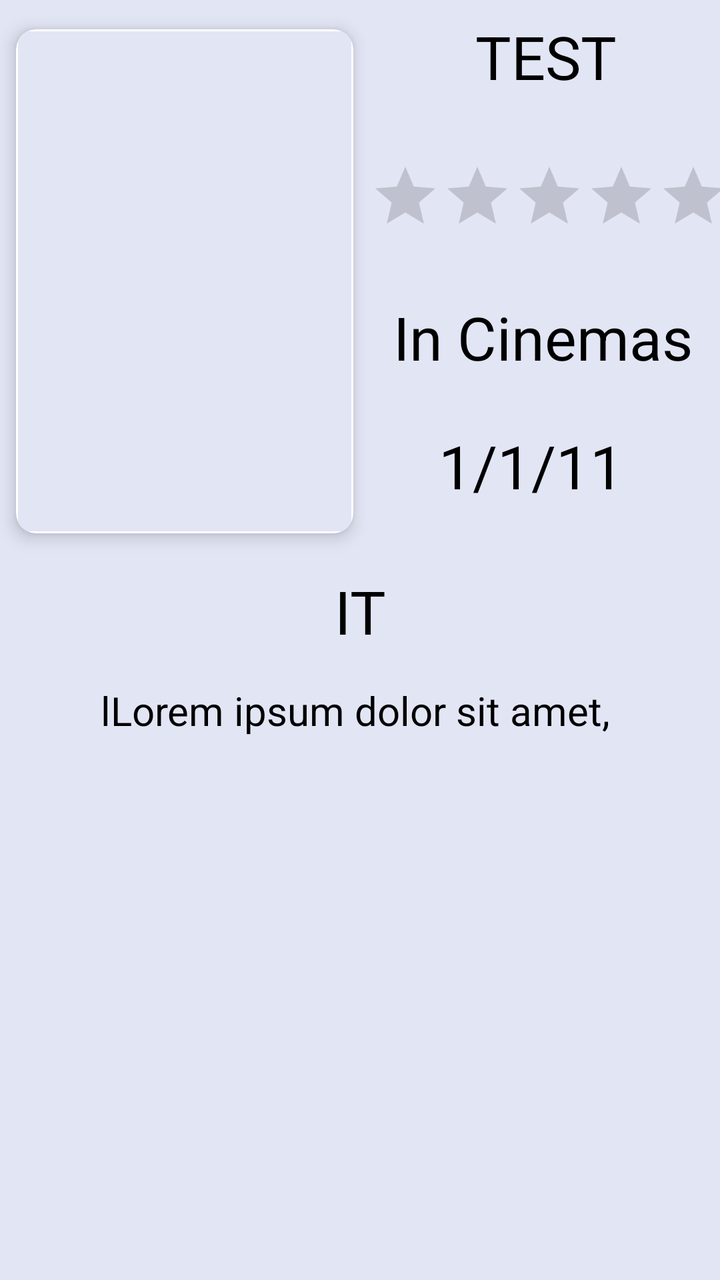
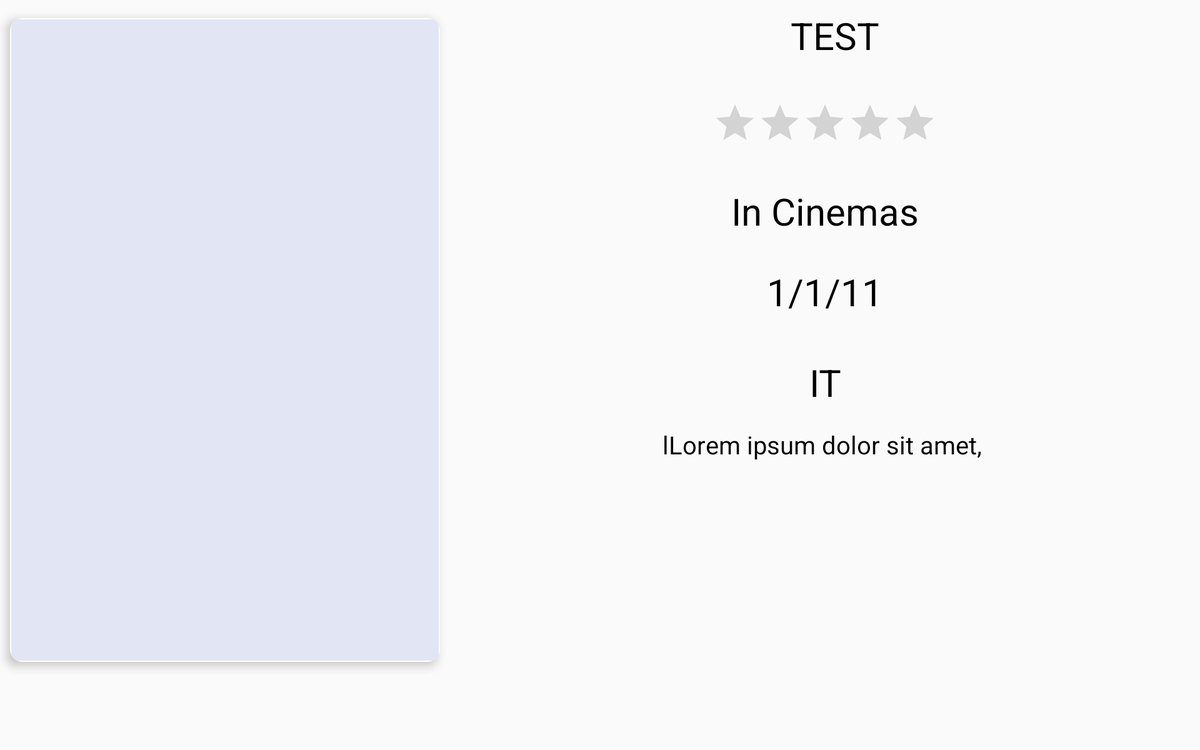

The same Android screen from two of the app's own layout files: first res/layout/ as a phone draws it, then the repository's variant for another configuration, drawn on a device whose configuration selects that folder. Both files follow.
<!-- AndroidManifest.xml: application theme AppTheme -->
<!-- res/layout/movie_click_fragment.xml -->
<?xml version="1.0" encoding="utf-8"?>
<ScrollView
    xmlns:android="http://schemas.android.com/apk/res/android"
    xmlns:app="http://schemas.android.com/apk/res-auto"
    xmlns:tools="http://schemas.android.com/tools"
    android:id="@+id/ScrollViewId"
    android:layout_width="match_parent"
    android:layout_height="match_parent"
    android:background="@color/movieClickBackgroundColor">


    <android.support.constraint.ConstraintLayout
        xmlns:tools="http://schemas.android.com/tools"
        android:layout_width="match_parent"
        android:layout_height="wrap_content">


        <android.support.v7.widget.CardView
            xmlns:android="http://schemas.android.com/apk/res/android"
            xmlns:app="http://schemas.android.com/apk/res-auto"
            android:id="@+id/movie_poster_card"
            android:layout_width="wrap_content"
            android:layout_height="wrap_content"
            android:layout_marginTop="4dp"
            app:cardBackgroundColor="@color/cardview_light_background"
            app:cardCornerRadius="10dp"
            app:cardElevation="5dp"
            app:cardUseCompatPadding="true"
            app:contentPadding="1dp"
            app:layout_constraintStart_toStartOf="parent"
            app:layout_constraintTop_toTopOf="parent">

            <ImageView
                android:id="@+id/poster_thumbnail"
                android:layout_width="wrap_content"
                android:layout_height="wrap_content"
                android:contentDescription="@string/poster_thumbnaill"
                android:scaleType="fitXY"
                app:layout_constraintLeft_toLeftOf="parent"
                app:layout_constraintStart_toStartOf="parent"
                app:layout_constraintTop_toTopOf="parent"
                tools:background="@drawable/ic_launcher_background"/>

            <ProgressBar
                android:id="@+id/homeprogress"
                android:layout_width="166.67dp"
                android:layout_height="250dp"
                android:layout_gravity="center"
                android:background="@color/movieClickBackgroundColor"/>


        </android.support.v7.widget.CardView>


        <TextView
            android:id="@+id/movie_rating"
            style="@style/appMovie"
            android:layout_width="wrap_content"
            android:layout_height="wrap_content"
            android:layout_marginEnd="8dp"
            android:layout_marginLeft="24dp"
            android:layout_marginRight="8dp"
            android:layout_marginStart="24dp"
            android:layout_marginTop="8dp"
            app:layout_constraintEnd_toEndOf="parent"
            app:layout_constraintHorizontal_bias="0.4"
            app:layout_constraintStart_toEndOf="@+id/movie_poster_card"
            app:layout_constraintTop_toTopOf="parent"
            tools:text="TEST"/>

        <RatingBar
            android:id="@+id/ratingBar"
            style="?android:attr/ratingBarStyleIndicator"
            android:layout_width="wrap_content"
            android:layout_height="wrap_content"
            android:layout_marginEnd="8dp"
            android:layout_marginStart="8dp"
            android:layout_marginTop="32dp"
            android:numStars="5"
            android:stepSize="0.1"
            app:layout_constraintEnd_toEndOf="parent"
            app:layout_constraintHorizontal_bias="0.4"
            app:layout_constraintStart_toEndOf="@+id/movie_poster_card"
            app:layout_constraintTop_toBottomOf="@+id/movie_rating"/>

        <TextView
            android:id="@+id/in_cinemas"
            style="@style/appMovie"
            android:layout_width="wrap_content"
            android:layout_height="wrap_content"
            android:layout_marginEnd="8dp"
            android:layout_marginStart="8dp"
            android:layout_marginTop="32dp"
            android:text="@string/in_cinemas"
            app:layout_constraintEnd_toEndOf="parent"
            app:layout_constraintHorizontal_bias="0.4"
            app:layout_constraintStart_toEndOf="@+id/movie_poster_card"
            app:layout_constraintTop_toBottomOf="@+id/ratingBar"/>

        <TextView
            android:id="@+id/in_cinemas_value"
            style="@style/appMovie"
            android:layout_width="wrap_content"
            android:layout_height="wrap_content"
            android:layout_marginEnd="8dp"
            android:layout_marginStart="8dp"
            android:layout_marginTop="24dp"
            app:layout_constraintEnd_toEndOf="parent"
            app:layout_constraintHorizontal_bias="0.4"
            app:layout_constraintStart_toEndOf="@+id/movie_poster_card"
            app:layout_constraintTop_toBottomOf="@+id/in_cinemas"
            tools:text="1/1/11"/>


        <TextView
            android:id="@+id/movie_title"
            style="@style/appMovie"
            android:layout_width="0dp"
            android:layout_height="wrap_content"
            android:layout_marginEnd="8dp"
            android:layout_marginStart="8dp"
            android:layout_marginTop="8dp"
            android:gravity="center"
            app:layout_constraintEnd_toEndOf="parent"
            app:layout_constraintStart_toStartOf="parent"
            app:layout_constraintTop_toBottomOf="@+id/movie_poster_card"
            tools:text="IT"/>

        <TextView
            android:id="@+id/movie_plot"
            style="@style/appMoviePlot"
            android:layout_width="0dp"
            android:layout_height="wrap_content"
            android:layout_marginEnd="8dp"
            android:layout_marginStart="8dp"
            android:layout_marginTop="16dp"
            android:gravity="center"
            app:layout_constraintEnd_toEndOf="parent"
            app:layout_constraintStart_toStartOf="parent"
            app:layout_constraintTop_toBottomOf="@+id/movie_title"
            tools:text="lLorem ipsum dolor sit amet, "/>


    </android.support.constraint.ConstraintLayout>


</ScrollView>
<!-- resources referenced by this layout -->
<resources>
  <color name="movieClickBackgroundColor">#E2E5F4</color>
  <string name="in_cinemas">In Cinemas</string>
  <string name="poster_thumbnaill">Movie poster thumbnail</string>
  <style name="appMovie">
          <item name="android:textColor">#000000</item>
          <item name="android:textSize">30sp</item>
      </style>
  <style name="appMoviePlot">
          <item name="android:textColor">#000000</item>
          <item name="android:textSize">20sp</item>
      </style>
  <style name="AppTheme" parent="Theme.AppCompat.Light.DarkActionBar">
          
          <item name="colorPrimary">@color/colorPrimary</item>
          <item name="colorPrimaryDark">@color/colorPrimaryDark</item>
          <item name="colorAccent">@color/colorAccent</item>
      </style>
  <color name="colorPrimary">#3F51B5</color>
  <color name="colorPrimaryDark">#303F9F</color>
  <color name="colorAccent">#212121</color>
</resources>
<!-- res/layout-sw600dp-land/movie_click_fragment.xml (the repository's variant of the layout above) -->
<!-- drawn on a 7-inch tablet turned sideways -->
<?xml version="1.0" encoding="utf-8"?>
<ScrollView
    xmlns:android="http://schemas.android.com/apk/res/android"
    xmlns:app="http://schemas.android.com/apk/res-auto"
    xmlns:tools="http://schemas.android.com/tools"
    android:id="@+id/ScrollViewId"
    android:layout_width="match_parent"
    android:layout_height="match_parent">

    <android.support.constraint.ConstraintLayout
        xmlns:tools="http://schemas.android.com/tools"
        android:layout_width="match_parent"
        android:layout_height="wrap_content">


        <android.support.v7.widget.CardView
            xmlns:android="http://schemas.android.com/apk/res/android"
            xmlns:app="http://schemas.android.com/apk/res-auto"
            android:id="@+id/movie_poster_card"
            android:layout_width="wrap_content"
            android:layout_height="wrap_content"
            android:layout_marginTop="4dp"
            app:cardBackgroundColor="@color/cardview_light_background"
            app:cardCornerRadius="10dp"
            app:cardElevation="5dp"
            app:cardUseCompatPadding="true"
            app:contentPadding="1dp"
            app:layout_constraintTop_toTopOf="parent">

            <ImageView
                android:id="@+id/poster_thumbnail"
                android:layout_width="wrap_content"
                android:layout_height="wrap_content"
                android:adjustViewBounds="true"
                android:contentDescription="@string/poster_thumbnaill"
                android:scaleType="fitXY"
                app:layout_constraintLeft_toLeftOf="parent"
                app:layout_constraintStart_toStartOf="parent"
                app:layout_constraintTop_toTopOf="parent"
                tools:background="@drawable/ic_launcher_background"/>

            <ProgressBar
                android:id="@+id/homeprogress"
                android:layout_width="342dp"
                android:layout_height="513dp"
                android:layout_gravity="center"
                android:background="@color/movieClickBackgroundColor"/>


        </android.support.v7.widget.CardView>


        <TextView
            android:id="@+id/movie_rating"
            style="@style/appMovie"
            android:layout_width="wrap_content"
            android:layout_height="wrap_content"
            android:layout_marginEnd="8dp"
            android:layout_marginLeft="24dp"
            android:layout_marginRight="8dp"
            android:layout_marginStart="24dp"
            android:layout_marginTop="8dp"
            app:layout_constraintEnd_toEndOf="parent"
            app:layout_constraintStart_toEndOf="@+id/movie_poster_card"
            app:layout_constraintTop_toTopOf="parent"
            tools:text="TEST"/>

        <RatingBar
            android:id="@+id/ratingBar"
            style="?android:attr/ratingBarStyleIndicator"
            android:layout_width="wrap_content"
            android:layout_height="wrap_content"
            android:layout_marginEnd="8dp"
            android:layout_marginStart="8dp"
            android:layout_marginTop="32dp"
            android:numStars="5"
            android:stepSize="0.1"
            app:layout_constraintEnd_toEndOf="parent"
            app:layout_constraintStart_toEndOf="@+id/movie_poster_card"
            app:layout_constraintTop_toBottomOf="@+id/movie_rating"/>

        <TextView
            android:id="@+id/in_cinemas"
            style="@style/appMovie"
            android:layout_width="wrap_content"
            android:layout_height="wrap_content"
            android:layout_marginEnd="8dp"
            android:layout_marginStart="8dp"
            android:layout_marginTop="32dp"
            android:text="@string/in_cinemas"
            app:layout_constraintEnd_toEndOf="parent"
            app:layout_constraintStart_toEndOf="@+id/movie_poster_card"
            app:layout_constraintTop_toBottomOf="@+id/ratingBar"/>

        <TextView
            android:id="@+id/in_cinemas_value"
            style="@style/appMovie"
            android:layout_width="wrap_content"
            android:layout_height="wrap_content"
            android:layout_marginEnd="8dp"
            android:layout_marginStart="8dp"
            android:layout_marginTop="24dp"
            app:layout_constraintEnd_toEndOf="parent"
            app:layout_constraintStart_toEndOf="@+id/movie_poster_card"
            app:layout_constraintTop_toBottomOf="@+id/in_cinemas"
            tools:text="1/1/11"/>


        <TextView
            android:id="@+id/movie_title"
            style="@style/appMovie"
            android:layout_width="0dp"
            android:layout_height="wrap_content"
            android:layout_marginEnd="8dp"
            android:layout_marginStart="8dp"
            android:layout_marginTop="32dp"
            android:gravity="center"
            app:layout_constraintEnd_toEndOf="parent"
            app:layout_constraintStart_toEndOf="@+id/movie_poster_card"
            app:layout_constraintTop_toBottomOf="@+id/in_cinemas_value"
            tools:text="IT"/>

        <TextView
            android:id="@+id/movie_plot"
            style="@style/appMoviePlot"
            android:layout_width="0dp"
            android:layout_height="wrap_content"
            android:layout_marginEnd="8dp"
            android:layout_marginStart="8dp"
            android:layout_marginTop="16dp"
            android:gravity="center"
            app:layout_constraintEnd_toEndOf="parent"
            app:layout_constraintStart_toEndOf="@+id/movie_poster_card"
            app:layout_constraintTop_toBottomOf="@+id/movie_title"
            tools:text="lLorem ipsum dolor sit amet, "/>


    </android.support.constraint.ConstraintLayout>
</ScrollView>
